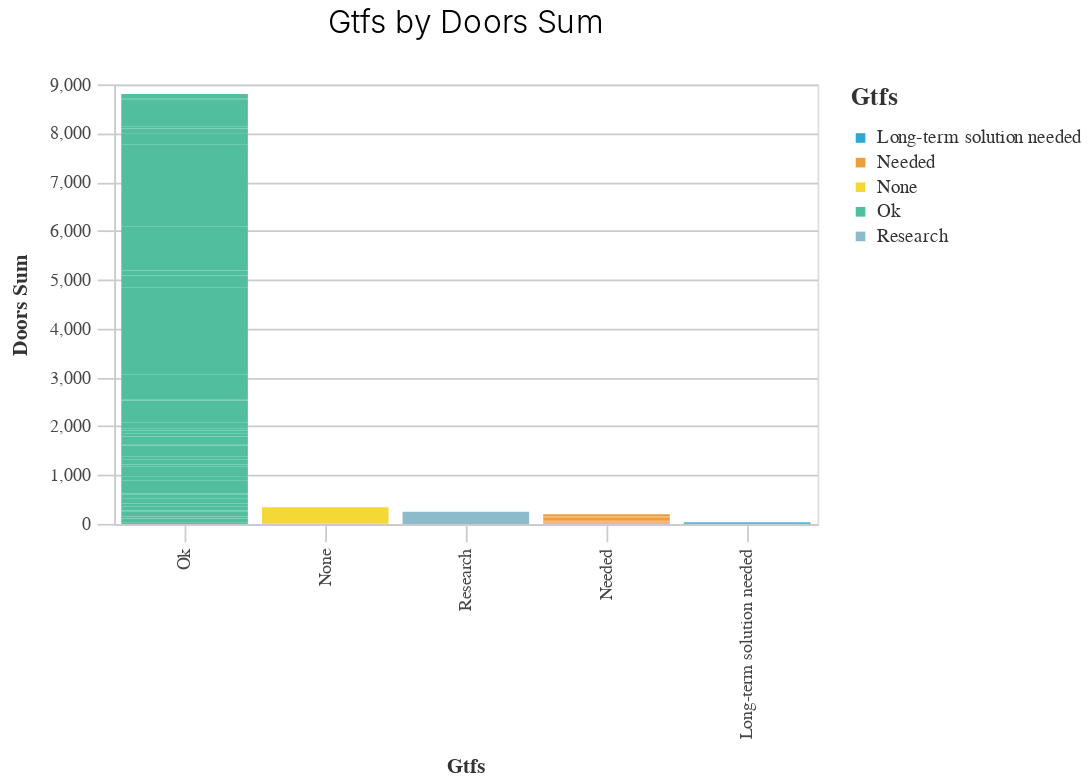

The cell this chart's notebook holds for it:
### Code cell
_utils.basic_bar_chart(df, 'GTFS', 'doors_sum', 'GTFS')
